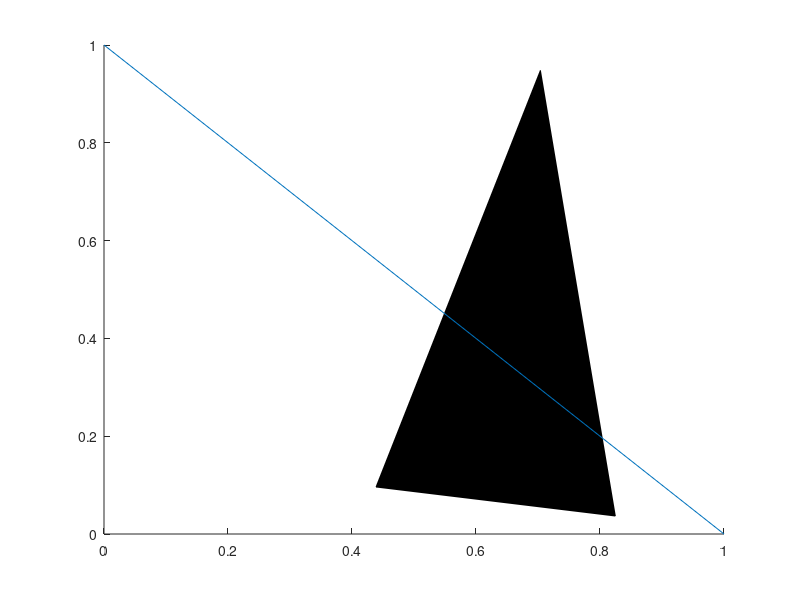

MATLAB code to generate this figure:
function pickHit
f = figure;
ax = axes;
p = patch(rand(1,3),rand(1,3),'g');
l = line([1 0],[0 1]);
set(f,'ButtonDownFcn',@(~,~)disp('figure'),...
   'HitTest','off')
set(ax,'ButtonDownFcn',@(~,~)disp('axes'),...
   'HitTest','off')
set(p,'ButtonDownFcn',@(~,~)disp('patch'),...
   'PickableParts','all','FaceColor','k')
set(l,'ButtonDownFcn',@(~,~)disp('line'),...
   'HitTest','off')
end